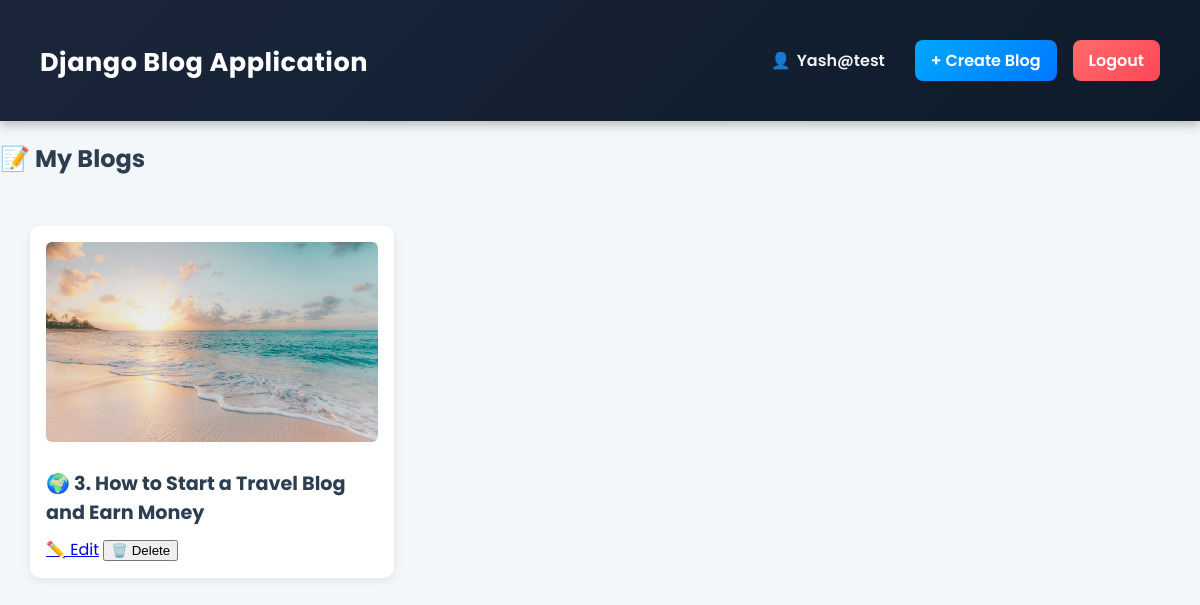
Screenshot of /my-blogs/ (signed in) with the database file from the repository.
### blog/models.py (models this page shows, shortened)
class Post(models.Model):
    title = models.CharField(max_length=200)
    content = models.TextField()
    image = models.ImageField(upload_to='posts/', blank=True, null=True)
    author = models.ForeignKey(User, on_delete=models.CASCADE)
    created_at = models.DateTimeField(auto_now_add=True)
    likes = models.ManyToManyField(User, related_name='liked_posts', blank=True)

### blog/views.py (the view)
# urls.py: path('my-blogs/', views.my_blogs, name='my_blogs'),
@login_required
def my_blogs(request):
    posts = Post.objects.filter(author=request.user).order_by('-created_at')
    return render(request, 'blog/my_blogs.html', {'posts': posts})

### blog/templates/blog/my_blogs.html (shortened to what this page needs)
{% extends 'blog/base.html' %}
{% block content %}
<h2 class="text-center mb-4">📝 My Blogs</h2>
{% if posts %}
<div class="post-list">
    {% for post in posts %}
        <div class="post">
            {% if post.image %}
                <img src="{{ post.image.url }}" alt="{{ post.title }}">
            {% endif %}
            <h3>{{ post.title }}</h3>
            <div class="actions">
                <a href="{% url 'post_edit' post.id %}" class="btn btn-warning">✏️ Edit</a>
                <form action="{% url 'post_delete' post.id %}" method="POST" style="display:inline;">
                    <button type="submit" class="btn btn-danger">🗑️ Delete</button>
                </form>
            </div>
        </div>
    {% endfor %}
</div>
{% else %}
<p>No blogs yet.</p>
{% endif %}
{% endblock %}

### blog/templates/blog/base.html (shortened to what this page needs)
{% load static %}
<!DOCTYPE html>
<html lang="en">
<head>
    <link rel="stylesheet" href="{% static 'blog/css/style.css' %}">
</head>
<body>
    <header class="navbar">
        <h1><a href="{% url 'home' %}" class="logo">Django Blog Application</a></h1>
        <nav class="nav-right">
            {% if user.is_authenticated %}
                <a href="{% url 'my_blogs' %}" class="username">{{ user.username }}</a>
                <a href="{% url 'post_new' %}" class="nav-btn">+ Create Blog</a>
                <a href="{% url 'logout' %}" class="nav-btn logout-btn"
                   onclick="event.preventDefault(); document.getElementById('logout-form').submit();">
                    Logout
                </a>
            {% else %}
                <a href="{% url 'login' %}" class="nav-btn">Login</a>
                <a href="{% url 'signup' %}" class="nav-btn">Sign Up</a>
            {% endif %}
        </nav>
    </header>
    <main>
        {% block content %}{% endblock %}
    </main>
</body>
</html>

### blog/static/blog/css/style.css (style rules this page uses)
body { font-family: "Poppins", "Segoe UI", sans-serif; background-color: #f4f7fa; margin: 0; padding: 0; color: #2c3e50; }
.navbar { background: linear-gradient(135deg, #1b263b, #0d1b2a); color: #f5f6fa; padding: 15px 40px; display: flex; justify-content: space-between; align-items: center; box-shadow: 0 4px 10px rgba(0, 0, 0, 0.25); position: sticky; top: 0; z-index: 1000; }
.logo { color: #ffffff; font-size: 1.6rem; font-weight: 700; text-decoration: none; letter-spacing: 0.5px; transition: color 0.3s; }
.nav-right { display: flex; align-items: center; gap: 16px; }
.username { color: #f1f2f6; font-weight: 600; text-decoration: none; padding: 8px 14px; border-radius: 8px; transition: background 0.3s, color 0.3s; display: flex; align-items: center; gap: 6px; }
.username::before { content: "👤"; }
.nav-btn { background: linear-gradient(135deg, #00a8ff, #0078ff); color: #fff; border: none; padding: 8px 16px; border-radius: 8px; font-weight: 600; text-decoration: none; cursor: pointer; transition: transform 0.2s, box-shadow 0.3s; }
.logout-btn { background: linear-gradient(135deg, #ff6b6b, #ff4757); }
.post-list { display: grid; grid-template-columns: repeat(auto-fill, minmax(280px, 1fr)); gap: 24px; padding: 30px; max-width: 1200px; margin: 0 auto; }
.post { background-color: white; border-radius: 10px; box-shadow: 0 3px 8px rgba(0,0,0,0.08); padding: 16px; transition: transform 0.2s, box-shadow 0.2s; }
.post img { width: 100%; height: 200px; object-fit: cover; border-radius: 6px; margin-bottom: 10px; }
.post h3 { margin: 10px 0; color: #2c3e50; font-size: 1.2rem; }

### rows the page displays
Post: image (picture), title "🌍 3. How to Start a Travel Blog and Earn Money"

### other values shown
{{ user.username }} "Yash@test"
